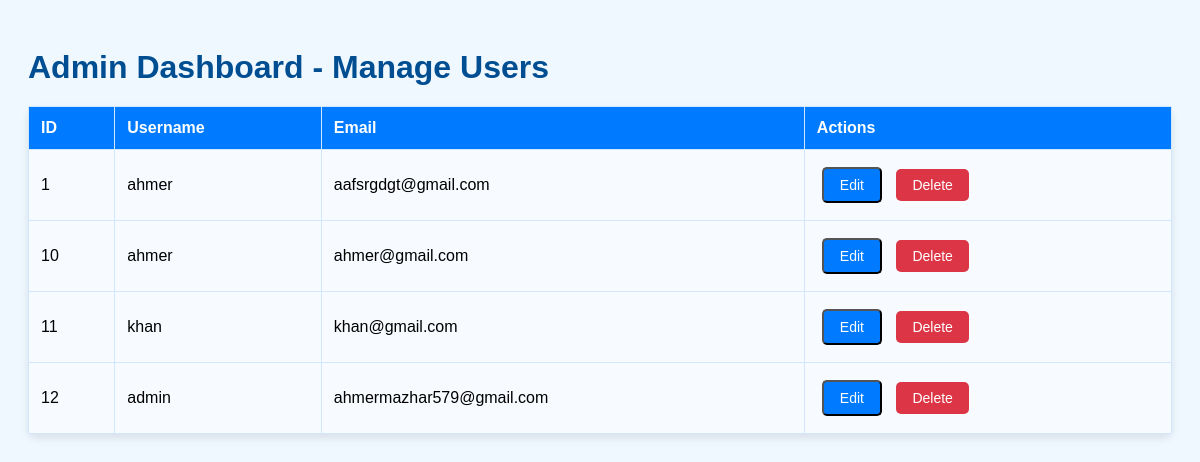
Screenshot of /users_page.php with the database file from the repository.
### tables this page shows
CREATE TABLE `users` (
  `id` int(11) NOT NULL,
  `username` varchar(50) NOT NULL,
  `email` varchar(100) NOT NULL,
  `password` varchar(255) NOT NULL,
  `is_online` tinyint(1) DEFAULT 0,
  `last_activity` timestamp NOT NULL DEFAULT current_timestamp() ON UPDATE current_timestamp()
);

### src/users_page.php (the view, shortened to what this page needs)
<?php
include('db.php');
$query = "SELECT id, username, email FROM users";
$result = mysqli_query($conn, $query);
?>
<!DOCTYPE html>
<html lang="en">
<head>
</head>
<body>
<h1>Admin Dashboard - Manage Users</h1>
<table>
    <thead>
        <tr>
            <th>ID</th>
            <th>Username</th>
            <th>Email</th>
            <th>Actions</th>
        </tr>
    </thead>
    <tbody>
        <?php while ($row = mysqli_fetch_assoc($result)) { ?>
        <tr>
            <td><?php echo $row['id']; ?></td>
            <td><?php echo $row['username']; ?></td>
            <td><?php echo $row['email']; ?></td>
            <td>
                <button class="button" onclick="openEditModal(<?php echo $row['id']; ?>, '<?php echo $row['username']; ?>', '<?php echo $row['email']; ?>')">Edit</button>
                <a href="users_page.php?delete_user=<?php echo $row['id']; ?>" class="button button-danger" onclick="return confirm('Are you sure you want to delete this user?');">Delete</a>
            </td>
        </tr>
        <?php } ?>
    </tbody>
</table>
</body>
</html>

### src/users_page.php (style rules this page uses)
body { font-family: Arial, sans-serif; background-color: #f0f8ff; padding: 20px; }
h1 { color: #004e92; margin-bottom: 20px; }
table { width: 100%; border-collapse: collapse; margin-bottom: 20px; background-color: #ffffff; border-radius: 8px; box-shadow: 0 4px 8px rgba(0, 0, 0, 0.1); }
th, td { padding: 12px; text-align: left; border: 1px solid #d1e7fd; }
th { background-color: #007bff; color: #ffffff; }
td { background-color: #f7faff; }
.button { padding: 8px 16px; text-decoration: none; color: white; background-color: #007bff; border-radius: 5px; font-size: 14px; margin: 5px; transition: background-color 0.3s ease; }
.button-danger { background-color: #dc3545; }

### rows the page displays
users: id "1", username "ahmer", email "aafsrgdgt@gmail.com"
users: id "10", username "ahmer", email "ahmer@gmail.com"
users: id "11", username "khan", email "khan@gmail.com"
users: id "12", username "admin", email "ahmermazhar579@gmail.com"
